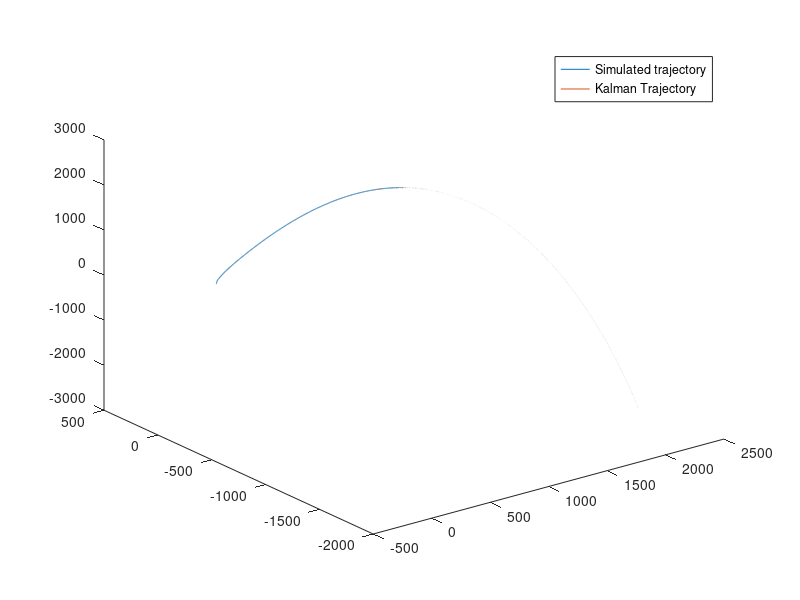

Write the MATLAB code that produced this figure. (Note: this script raises an error after producing the figure.)
%% Post process MATLAB script for navigation code
clc,close all,clear all
%% Settings
calculate_cov_eul = 0; % set equals to zero to not calculate confidance interval of euler angles (takes a while)

%% 
%%read data
state_data = csvread('state_data.csv');
kalman_state_data = csvread('kalman_state_data.csv');

kalman_covariance_diagonal_data = csvread('kalman_covariance_diagonal.csv');
kalman_quat_covariance_data = csvread('kalman_quat_covariance_diagonal.csv');


%% plot trajectory
title("Simulation trajectory visualisation")

plot3(state_data(:,2),state_data(:,3),state_data(:,4))
hold on
plot3(kalman_state_data(:,2),kalman_state_data(:,3),kalman_state_data(:,4))
legend("Simulated trajectory","Kalman Trajectory")

%% error plots
% time vector
tt_kal = kalman_state_data(:,1);

% interpolate messages in a common time vector
interp_state_x = interp1(state_data(:,1),state_data(:,2),tt_kal);
interp_state_y = interp1(state_data(:,1),state_data(:,3),tt_kal);
interp_state_z = interp1(state_data(:,1),state_data(:,4),tt_kal);

interp_state_vel_x = interp1(state_data(:,1),state_data(:,5),tt_kal);
interp_state_vel_y = interp1(state_data(:,1),state_data(:,6),tt_kal);
interp_state_vel_z = interp1(state_data(:,1),state_data(:,7),tt_kal);

interp_state_mass = interp1(state_data(:,1),state_data(:,15),tt_kal);

% calculate errors
err_x = kalman_state_data(:,2)-interp_state_x;
err_y = kalman_state_data(:,3)-interp_state_y;
err_z = kalman_state_data(:,4)-interp_state_z;

err_vel_x = kalman_state_data(:,5)-interp_state_vel_x;
err_vel_y = kalman_state_data(:,6)-interp_state_vel_y;
err_vel_z = kalman_state_data(:,7)-interp_state_vel_z;

err_mass = kalman_state_data(:,15)-interp_state_mass;


%%  error Plot config
figure
tiledlayout(4,3)


Z_confidance = 2.576; % 99% interval

%% err_x
nexttile
hold on
plot(tt_kal,err_x);
plot(tt_kal,Z_confidance*sqrt(kalman_covariance_diagonal_data(:,2)));
plot(tt_kal,-Z_confidance*sqrt(kalman_covariance_diagonal_data(:,2)));
xlabel("time [s]")
ylabel("error [m]")
title("Kalman error in position x")

%% err_y
nexttile
hold on
plot(tt_kal,err_y);
title("Kalman error in position y")
plot(tt_kal,Z_confidance*sqrt(kalman_covariance_diagonal_data(:,3)));
plot(tt_kal,-Z_confidance*sqrt(kalman_covariance_diagonal_data(:,3)));
xlabel("time [s]")
ylabel("error [m]")


%% err_z
nexttile
hold on
title("Kalman error in position z")
plot(tt_kal,err_z);
plot(tt_kal,Z_confidance*sqrt(kalman_covariance_diagonal_data(:,4)));
plot(tt_kal,-Z_confidance*sqrt(kalman_covariance_diagonal_data(:,4)));
xlabel("time [s]")
ylabel("error [m]")

%% err_vel_x
nexttile
hold on
plot(tt_kal,err_vel_x);
title("Kalman error in velocity x (Inertial frame)")
plot(tt_kal,Z_confidance*sqrt(kalman_covariance_diagonal_data(:,5)));
plot(tt_kal,-Z_confidance*sqrt(kalman_covariance_diagonal_data(:,5)));
xlabel("time [s]")
ylabel("error [m/s]")

%% err_vel_y
nexttile
hold on
plot(tt_kal,err_vel_y);
title("Kalman error in velocity y (Inertial frame)")
plot(tt_kal,Z_confidance*sqrt(kalman_covariance_diagonal_data(:,6)));
plot(tt_kal,-Z_confidance*sqrt(kalman_covariance_diagonal_data(:,6)));
xlabel("time [s]")
ylabel("error [m/s]")

%% err_vel_z
nexttile
hold on
plot(tt_kal,err_vel_z);
plot(tt_kal,Z_confidance*sqrt(kalman_covariance_diagonal_data(:,7)));
plot(tt_kal,-Z_confidance*sqrt(kalman_covariance_diagonal_data(:,7)));
title("Kalman error in velocity z (Inertial frame)")
xlabel("time [s]")
ylabel("error [m/s]")

%% attitude

%get quaternion data from state
quat_kal = [kalman_state_data(:,11),kalman_state_data(:,8),kalman_state_data(:,9),kalman_state_data(:,10)]; % [qw,qx,qy,qz]

interp_qw = interp1(state_data(:,1),state_data(:,11),tt_kal);
interp_qx = interp1(state_data(:,1),state_data(:,8),tt_kal);
interp_qy = interp1(state_data(:,1),state_data(:,9),tt_kal);
interp_qz = interp1(state_data(:,1),state_data(:,10),tt_kal);
quat_sim = [interp_qw,interp_qx,interp_qy,interp_qz];% [qw,qx,qy,qz]

% calculate euler angles covariances based on quaternion covariance

syms q0 q1 q2 q3
f = jacobian([atan(2*(q0*q3+q1*q2)/(1-2*(q2^2 + q3^2)));asin(2*(q0*q2-q3*q1));atan((2*(q0*q1+q2*q3))/(1-2*(q1^2+q2^2)))],[q0 q1 q2 q3]);

if calculate_cov_eul ==1
    P_quat = zeros(4,4,size(kalman_quat_covariance_data(:,1),1));
    P_eul = zeros(3,3,size(kalman_quat_covariance_data(:,1),1));
    std_eul1 = zeros(1,size(kalman_quat_covariance_data(:,1),1));
    std_eul2 = zeros(1,size(kalman_quat_covariance_data(:,1),1));
    std_eul3 = zeros(1,size(kalman_quat_covariance_data(:,1),1));

    
    for k = 1:size(kalman_quat_covariance_data(:,1),1)
        %P_quat(:,:,k) = [kalman_quat_covariance_data(k,17),kalman_quat_covariance_data(k,14),kalman_quat_covariance_data(k,15),kalman_quat_covariance_data(k,16);...
        %                 kalman_quat_covariance_data(k,5),kalman_quat_covariance_data(k,2),kalman_quat_covariance_data(k,3),kalman_quat_covariance_data(k,4);...
        %                 kalman_quat_covariance_data(k,9),kalman_quat_covariance_data(k,6),kalman_quat_covariance_data(k,7),kalman_quat_covariance_data(k,8);...
        %                 kalman_quat_covariance_data(k,13),kalman_quat_covariance_data(k,10),kalman_quat_covariance_data(k,11),kalman_quat_covariance_data(k,12)];
        P_quat(:,:,k) = diag([kalman_covariance_diagonal_data(k,11),kalman_covariance_diagonal_data(k,8),kalman_covariance_diagonal_data(k,9),kalman_covariance_diagonal_data(k,10)]);
        %P_quat(:,:,k) = (P_quat(:,:,k) + P_quat(:,:,k)')/2;
        Jac = subs(f,[q0 q1 q2 q3],[kalman_state_data(k,11),kalman_state_data(k,8),kalman_state_data(k,9),kalman_state_data(k,10)]);
        P_eul(:,:,k) = double(Jac*P_quat(:,:,k)*(Jac'));
   
        std_eul1(k) = sqrt(P_eul(1,1,k));
        std_eul2(k) = sqrt(P_eul(2,2,k));
        std_eul3(k) = sqrt(P_eul(3,3,k));
    end 
end


%transform to euler angles (ZYX euler: psi,theta,phi)

eul_sim = quat2eul(quat_sim)*(180/pi);
eul_kal= quat2eul(quat_kal)*(180/pi);

err_eul = (eul_kal-eul_sim);

nexttile
hold on
plot(tt_kal,err_eul(:,1));
title("Kalman error in euler \psi")
if calculate_cov_eul == 1
    plot(tt_kal,Z_confidance*std_eul1*(180/pi));
    plot(tt_kal,-Z_confidance*std_eul1*(180/pi));
end

xlabel("time [s]")
ylabel("error [deg]")

nexttile
hold on
plot(tt_kal,err_eul(:,2));
title("Kalman error in euler \theta")
if calculate_cov_eul == 1
    plot(tt_kal,Z_confidance*std_eul2*(180/pi));
    plot(tt_kal,-Z_confidance*std_eul2*(180/pi));
end

xlabel("time [s]")
ylabel("error [deg]")

nexttile
hold on
plot(tt_kal,err_eul(:,3));
title("Kalman error in euler \phi")
xlabel("time [s]")
ylabel("error [deg]")
if calculate_cov_eul == 1
    plot(tt_kal,Z_confidance*std_eul3*(180/pi));
    plot(tt_kal,-Z_confidance*std_eul3*(180/pi));
end

%% err_mass
nexttile
hold on
plot(tt_kal,err_mass);
plot(tt_kal,Z_confidance*sqrt(kalman_covariance_diagonal_data(:,15)));
plot(tt_kal,-Z_confidance*sqrt(kalman_covariance_diagonal_data(:,15)));
title("Kalman error in mass")
xlabel("time [s]")
ylabel("error [Kg]")

%% Euler angles plot
figure
title("Euler angles (ZYX) in degrees")
hold on
plot(tt_kal,eul_sim(:,1));
plot(tt_kal,eul_sim(:,2));
plot(tt_kal,eul_sim(:,3));
plot(tt_kal,eul_kal(:,1));
plot(tt_kal,eul_kal(:,2));
plot(tt_kal,eul_kal(:,3));
legend("\psi_{sim}","\theta_{sim}","\phi_{sim}","\psi_{kal}","\theta_{kal}","\phi_{kal}")

%%
